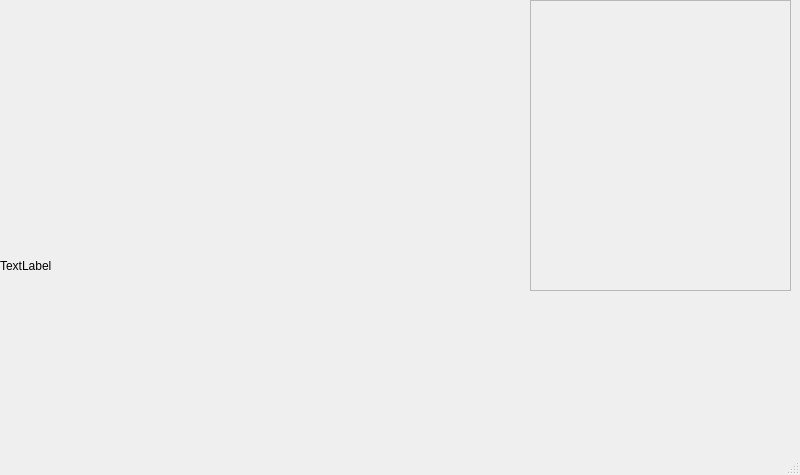
<?xml version="1.0" encoding="UTF-8"?>
<ui version="4.0">
 <class>imageviewer</class>
 <widget class="QMainWindow" name="imageviewer">
  <property name="geometry">
   <rect>
    <x>0</x>
    <y>0</y>
    <width>800</width>
    <height>475</height>
   </rect>
  </property>
  <property name="styleSheet">
   <string notr="true">/*
 * The MIT License (MIT)
 *
 * Copyright (c) &lt;2013-2014&gt; &lt;Colin Duquesnoy&gt;
 *
 * Permission is hereby granted, free of charge, to any person obtaining a copy
 * of this software and associated documentation files (the &quot;Software&quot;), to deal
 * in the Software without restriction, including without limitation the rights
 * to use, copy, modify, merge, publish, distribute, sublicense, and/or sell
 * copies of the Software, and to permit persons to whom the Software is
 * furnished to do so, subject to the following conditions:

 * The above copyright notice and this permission notice shall be included in
 * all copies or substantial portions of the Software.

 * THE SOFTWARE IS PROVIDED &quot;AS IS&quot;, WITHOUT WARRANTY OF ANY KIND, EXPRESS OR
 * IMPLIED, INCLUDING BUT NOT LIMITED TO THE WARRANTIES OF MERCHANTABILITY,
 * FITNESS FOR A PARTICULAR PURPOSE AND NONINFRINGEMENT. IN NO EVENT SHALL THE
 * AUTHORS OR COPYRIGHT HOLDERS BE LIABLE FOR ANY CLAIM, DAMAGES OR OTHER
 * LIABILITY, WHETHER IN AN ACTION OF CONTRACT, TORT OR OTHERWISE, ARISING FROM,
 * OUT OF OR IN CONNECTION WITH THE SOFTWARE OR THE USE OR OTHER DEALINGS IN
 * THE SOFTWARE.
 */
QToolTip
{
    border: 1px solid #76797C;
    background-color: rgb(90, 102, 117);;
    color: white;
    padding: 5px;
    opacity: 200;
}

QWidget
{
    color: #eff0f1;
    background-color: #31363b;
    selection-background-color:#3daee9;
    selection-color: #eff0f1;
    background-clip: border;
    border-image: none;
    border: 0px transparent black;
    outline: 0;
}

QWidget:item:hover
{
    background-color: #18465d;
    color: #eff0f1;
}

QWidget:item:selected
{
    background-color: #18465d;
}

QCheckBox
{
    spacing: 5px;
    outline: none;
    color: #eff0f1;
    margin-bottom: 2px;
}

QCheckBox:disabled
{
    color: #76797C;
}

QCheckBox::indicator,
QGroupBox::indicator
{
    width: 18px;
    height: 18px;
}
QGroupBox::indicator
{
    margin-left: 2px;
}

QCheckBox::indicator:unchecked
{
    image: url(:/qss_icons/rc/checkbox_unchecked.png);
}

QCheckBox::indicator:unchecked:hover,
QCheckBox::indicator:unchecked:focus,
QCheckBox::indicator:unchecked:pressed,
QGroupBox::indicator:unchecked:hover,
QGroupBox::indicator:unchecked:focus,
QGroupBox::indicator:unchecked:pressed
{
  border: none;
    image: url(:/qss_icons/rc/checkbox_unchecked_focus.png);
}

QCheckBox::indicator:checked
{
    image: url(:/qss_icons/rc/checkbox_checked.png);
}

QCheckBox::indicator:checked:hover,
QCheckBox::indicator:checked:focus,
QCheckBox::indicator:checked:pressed,
QGroupBox::indicator:checked:hover,
QGroupBox::indicator:checked:focus,
QGroupBox::indicator:checked:pressed
{
  border: none;
    image: url(:/qss_icons/rc/checkbox_checked_focus.png);
}


QCheckBox::indicator:indeterminate
{
    image: url(:/qss_icons/rc/checkbox_indeterminate.png);
}

QCheckBox::indicator:indeterminate:focus,
QCheckBox::indicator:indeterminate:hover,
QCheckBox::indicator:indeterminate:pressed
{
    image: url(:/qss_icons/rc/checkbox_indeterminate_focus.png);
}

QCheckBox::indicator:checked:disabled,
QGroupBox::indicator:checked:disabled
{
    image: url(:/qss_icons/rc/checkbox_checked_disabled.png);
}

QCheckBox::indicator:unchecked:disabled,
QGroupBox::indicator:unchecked:disabled
{
    image: url(:/qss_icons/rc/checkbox_unchecked_disabled.png);
}

QRadioButton
{
    spacing: 5px;
    outline: none;
    color: #eff0f1;
    margin-bottom: 2px;
}

QRadioButton:disabled
{
    color: #76797C;
}
QRadioButton::indicator
{
    width: 21px;
    height: 21px;
}

QRadioButton::indicator:unchecked
{
    image: url(:/qss_icons/rc/radio_unchecked.png);
}


QRadioButton::indicator:unchecked:hover,
QRadioButton::indicator:unchecked:focus,
QRadioButton::indicator:unchecked:pressed
{
    border: none;
    outline: none;
    image: url(:/qss_icons/rc/radio_unchecked_focus.png);
}

QRadioButton::indicator:checked
{
    border: none;
    outline: none;
    image: url(:/qss_icons/rc/radio_checked.png);
}

QRadioButton::indicator:checked:hover,
QRadioButton::indicator:checked:focus,
QRadioButton::indicator:checked:pressed
{
    border: none;
    outline: none;
    image: url(:/qss_icons/rc/radio_checked_focus.png);
}

QRadioButton::indicator:checked:disabled
{
    outline: none;
    image: url(:/qss_icons/rc/radio_checked_disabled.png);
}

QRadioButton::indicator:unchecked:disabled
{
    image: url(:/qss_icons/rc/radio_unchecked_disabled.png);
}


QMenuBar
{
    background-color: #31363b;
    color: #eff0f1;
}

QMenuBar::item
{
    background: transparent;
}

QMenuBar::item:selected
{
    background: transparent;
    border: 1px solid #76797C;
}

QMenuBar::item:pressed
{
    border: 1px solid #76797C;
    background-color: #3daee9;
    color: #eff0f1;
    margin-bottom:-1px;
    padding-bottom:1px;
}

QMenu
{
    border: 1px solid #76797C;
    color: #eff0f1;
    margin: 2px;
}

QMenu::icon
{
    margin: 5px;
}

QMenu::item
{
    padding: 5px 30px 5px 30px;
    border: 1px solid transparent; /* reserve space for selection border */
}

QMenu::item:selected
{
    color: #eff0f1;
}

QMenu::separator {
    height: 2px;
    background: lightblue;
    margin-left: 10px;
    margin-right: 5px;
}

QMenu::indicator {
    width: 18px;
    height: 18px;
}

/* non-exclusive indicator = check box style indicator
   (see QActionGroup::setExclusive) */
QMenu::indicator:non-exclusive:unchecked {
    image: url(:/qss_icons/rc/checkbox_unchecked.png);
}

QMenu::indicator:non-exclusive:unchecked:selected {
    image: url(:/qss_icons/rc/checkbox_unchecked_disabled.png);
}

QMenu::indicator:non-exclusive:checked {
    image: url(:/qss_icons/rc/checkbox_checked.png);
}

QMenu::indicator:non-exclusive:checked:selected {
    image: url(:/qss_icons/rc/checkbox_checked_disabled.png);
}

/* exclusive indicator = radio button style indicator (see QActionGroup::setExclusive) */
QMenu::indicator:exclusive:unchecked {
    image: url(:/qss_icons/rc/radio_unchecked.png);
}

QMenu::indicator:exclusive:unchecked:selected {
    image: url(:/qss_icons/rc/radio_unchecked_disabled.png);
}

QMenu::indicator:exclusive:checked {
    image: url(:/qss_icons/rc/radio_checked.png);
}

QMenu::indicator:exclusive:checked:selected {
    image: url(:/qss_icons/rc/radio_checked_disabled.png);
}

QMenu::right-arrow {
    margin: 5px;
    image: url(:/qss_icons/rc/right_arrow.png)
}


QWidget:disabled
{
    color: #454545;
    background-color: #31363b;
}

QAbstractItemView
{
    alternate-background-color: #31363b;
    color: #eff0f1;
    border: 1px solid 3A3939;
    border-radius: 2px;
}

QWidget:focus, QMenuBar:focus
{
    border: 1px solid #3daee9;
}

QTabWidget:focus, QCheckBox:focus, QRadioButton:focus, QSlider:focus
{
    border: none;
}

QLineEdit
{
    background-color: #232629;
    padding: 5px;
    border-style: solid;
    border: 1px solid #76797C;
    border-radius: 2px;
    color: #eff0f1;
}

QAbstractItemView QLineEdit
{
    padding: 0;
}

QGroupBox {
    border:1px solid #76797C;
    border-radius: 2px;
    margin-top: 20px;
}

QGroupBox::title {
    subcontrol-origin: margin;
    subcontrol-position: top center;
    padding-left: 10px;
    padding-right: 10px;
    padding-top: 10px;
}

QAbstractScrollArea
{
    border-radius: 2px;
    border: 1px solid #76797C;
    background-color: transparent;
}

QScrollBar:horizontal
{
    height: 15px;
    margin: 3px 15px 3px 15px;
    border: 1px transparent #2A2929;
    border-radius: 4px;
    background-color: #2A2929;
}

QScrollBar::handle:horizontal
{
    background-color: #605F5F;
    min-width: 5px;
    border-radius: 4px;
}

QScrollBar::add-line:horizontal
{
    margin: 0px 3px 0px 3px;
    border-image: url(:/qss_icons/rc/right_arrow_disabled.png);
    width: 10px;
    height: 10px;
    subcontrol-position: right;
    subcontrol-origin: margin;
}

QScrollBar::sub-line:horizontal
{
    margin: 0px 3px 0px 3px;
    border-image: url(:/qss_icons/rc/left_arrow_disabled.png);
    height: 10px;
    width: 10px;
    subcontrol-position: left;
    subcontrol-origin: margin;
}

QScrollBar::add-line:horizontal:hover,QScrollBar::add-line:horizontal:on
{
    border-image: url(:/qss_icons/rc/right_arrow.png);
    height: 10px;
    width: 10px;
    subcontrol-position: right;
    subcontrol-origin: margin;
}


QScrollBar::sub-line:horizontal:hover, QScrollBar::sub-line:horizontal:on
{
    border-image: url(:/qss_icons/rc/left_arrow.png);
    height: 10px;
    width: 10px;
    subcontrol-position: left;
    subcontrol-origin: margin;
}

QScrollBar::up-arrow:horizontal, QScrollBar::down-arrow:horizontal
{
    background: none;
}


QScrollBar::add-page:horizontal, QScrollBar::sub-page:horizontal
{
    background: none;
}

QScrollBar:vertical
{
    background-color: #2A2929;
    width: 15px;
    margin: 15px 3px 15px 3px;
    border: 1px transparent #2A2929;
    border-radius: 4px;
}

QScrollBar::handle:vertical
{
    background-color: #605F5F;
    min-height: 5px;
    border-radius: 4px;
}

QScrollBar::sub-line:vertical
{
    margin: 3px 0px 3px 0px;
    border-image: url(:/qss_icons/rc/up_arrow_disabled.png);
    height: 10px;
    width: 10px;
    subcontrol-position: top;
    subcontrol-origin: margin;
}

QScrollBar::add-line:vertical
{
    margin: 3px 0px 3px 0px;
    border-image: url(:/qss_icons/rc/down_arrow_disabled.png);
    height: 10px;
    width: 10px;
    subcontrol-position: bottom;
    subcontrol-origin: margin;
}

QScrollBar::sub-line:vertical:hover,QScrollBar::sub-line:vertical:on
{

    border-image: url(:/qss_icons/rc/up_arrow.png);
    height: 10px;
    width: 10px;
    subcontrol-position: top;
    subcontrol-origin: margin;
}


QScrollBar::add-line:vertical:hover, QScrollBar::add-line:vertical:on
{
    border-image: url(:/qss_icons/rc/down_arrow.png);
    height: 10px;
    width: 10px;
    subcontrol-position: bottom;
    subcontrol-origin: margin;
}

QScrollBar::up-arrow:vertical, QScrollBar::down-arrow:vertical
{
    background: none;
}


QScrollBar::add-page:vertical, QScrollBar::sub-page:vertical
{
    background: none;
}

QTextEdit
{
    background-color: #232629;
    color: #eff0f1;
    border: 1px solid #76797C;
}

QPlainTextEdit
{
    background-color: #232629;;
    color: #eff0f1;
    border-radius: 2px;
    border: 1px solid #76797C;
}

QHeaderView::section
{
    background-color: #76797C;
    color: #eff0f1;
    padding: 5px;
    border: 1px solid #76797C;
}

QSizeGrip {
    image: url(:/qss_icons/rc/sizegrip.png);
    width: 12px;
    height: 12px;
}


QMainWindow::separator
{
    background-color: #31363b;
    color: white;
    padding-left: 4px;
    spacing: 2px;
    border: 1px dashed #76797C;
}

QMainWindow::separator:hover
{

    background-color: #787876;
    color: white;
    padding-left: 4px;
    border: 1px solid #76797C;
    spacing: 2px;
}


QMenu::separator
{
    height: 1px;
    background-color: #76797C;
    color: white;
    padding-left: 4px;
    margin-left: 10px;
    margin-right: 5px;
}


QFrame
{
    border-radius: 2px;
    border: 1px solid #76797C;
}

QFrame[frameShape=&quot;0&quot;]
{
    border-radius: 2px;
    border: 1px transparent #76797C;
}

QStackedWidget
{
    border: 1px transparent black;
}

QToolBar {
    border: 1px transparent #393838;
    background: 1px solid #31363b;
    font-weight: bold;
}

QToolBar::handle:horizontal {
    image: url(:/qss_icons/rc/Hmovetoolbar.png);
}
QToolBar::handle:vertical {
    image: url(:/qss_icons/rc/Vmovetoolbar.png);
}
QToolBar::separator:horizontal {
    image: url(:/qss_icons/rc/Hsepartoolbar.png);
}
QToolBar::separator:vertical {
    image: url(:/qss_icons/rc/Vsepartoolbar.png);
}
QToolButton#qt_toolbar_ext_button {
    background: #58595a
}

QPushButton
{
    color: #eff0f1;
    background-color: #31363b;
    border-width: 1px;
    border-color: #76797C;
    border-style: solid;
    padding: 5px;
    border-radius: 2px;
    outline: none;
}

QPushButton:disabled
{
    background-color: #31363b;
    border-width: 1px;
    border-color: #454545;
    border-style: solid;
    padding-top: 5px;
    padding-bottom: 5px;
    padding-left: 10px;
    padding-right: 10px;
    border-radius: 2px;
    color: #454545;
}

QPushButton:focus {
    background-color: #3daee9;
    color: white;
}

QPushButton:pressed
{
    background-color: #3daee9;
    padding-top: -15px;
    padding-bottom: -17px;
}

QComboBox
{
    selection-background-color: #3daee9;
    border-style: solid;
    border: 1px solid #76797C;
    border-radius: 2px;
    padding: 5px;
    min-width: 75px;
}

QPushButton:checked{
    background-color: #76797C;
    border-color: #6A6969;
}

QComboBox:hover,QPushButton:hover,QAbstractSpinBox:hover,QLineEdit:hover,QTextEdit:hover,QPlainTextEdit:hover,QAbstractView:hover,QTreeView:hover
{
    border: 1px solid #3daee9;
    color: #eff0f1;
}

QComboBox:on
{
    padding-top: 3px;
    padding-left: 4px;
    selection-background-color: #4a4a4a;
}

QComboBox QAbstractItemView
{
    background-color: #232629;
    border-radius: 2px;
    border: 1px solid #76797C;
    selection-background-color: #18465d;
}

QComboBox::drop-down
{
    subcontrol-origin: padding;
    subcontrol-position: top right;
    width: 15px;

    border-left-width: 0px;
    border-left-color: darkgray;
    border-left-style: solid;
    border-top-right-radius: 3px;
    border-bottom-right-radius: 3px;
}

QComboBox::down-arrow
{
    image: url(:/qss_icons/rc/down_arrow_disabled.png);
}

QComboBox::down-arrow:on, QComboBox::down-arrow:hover,
QComboBox::down-arrow:focus
{
    image: url(:/qss_icons/rc/down_arrow.png);
}

QAbstractSpinBox {
    padding: 5px;
    border: 1px solid #76797C;
    background-color: #232629;
    color: #eff0f1;
    border-radius: 2px;
    min-width: 75px;
}

QAbstractSpinBox:up-button
{
    background-color: transparent;
    subcontrol-origin: border;
    subcontrol-position: center right;
}

QAbstractSpinBox:down-button
{
    background-color: transparent;
    subcontrol-origin: border;
    subcontrol-position: center left;
}

QAbstractSpinBox::up-arrow,QAbstractSpinBox::up-arrow:disabled,QAbstractSpinBox::up-arrow:off {
    image: url(:/qss_icons/rc/up_arrow_disabled.png);
    width: 10px;
    height: 10px;
}
QAbstractSpinBox::up-arrow:hover
{
    image: url(:/qss_icons/rc/up_arrow.png);
}


QAbstractSpinBox::down-arrow,QAbstractSpinBox::down-arrow:disabled,QAbstractSpinBox::down-arrow:off
{
    image: url(:/qss_icons/rc/down_arrow_disabled.png);
    width: 10px;
    height: 10px;
}
QAbstractSpinBox::down-arrow:hover
{
    image: url(:/qss_icons/rc/down_arrow.png);
}


QLabel
{
    border: 0px solid black;
}

QTabWidget{
    border: 0px transparent black;
}

QTabWidget::pane {
    border: 1px solid #76797C;
    padding: 5px;
    margin: 0px;
}

QTabWidget::tab-bar {
    left: 5px; /* move to the right by 5px */
}

QTabBar
{
    qproperty-drawBase: 0;
    border-radius: 3px;
}

QTabBar:focus
{
    border: 0px transparent black;
}

QTabBar::close-button  {
    image: url(:/qss_icons/rc/close.png);
    background: transparent;
}

QTabBar::close-button:hover
{
    image: url(:/qss_icons/rc/close-hover.png);
    background: transparent;
}

QTabBar::close-button:pressed {
    image: url(:/qss_icons/rc/close-pressed.png);
    background: transparent;
}

/* TOP TABS */
QTabBar::tab:top {
    color: #eff0f1;
    border: 1px solid #76797C;
    border-bottom: 1px transparent black;
    background-color: #31363b;
    padding: 5px;
    min-width: 50px;
    border-top-left-radius: 2px;
    border-top-right-radius: 2px;
}

QTabBar::tab:top:!selected
{
    color: #eff0f1;
    background-color: #54575B;
    border: 1px solid #76797C;
    border-bottom: 1px transparent black;
    border-top-left-radius: 2px;
    border-top-right-radius: 2px;    
}

QTabBar::tab:top:!selected:hover {
    background-color: #3daee9;
}

/* BOTTOM TABS */
QTabBar::tab:bottom {
    color: #eff0f1;
    border: 1px solid #76797C;
    border-top: 1px transparent black;
    background-color: #31363b;
    padding: 5px;
    border-bottom-left-radius: 2px;
    border-bottom-right-radius: 2px;
    min-width: 50px;
}

QTabBar::tab:bottom:!selected
{
    color: #eff0f1;
    background-color: #54575B;
    border: 1px solid #76797C;
    border-top: 1px transparent black;
    border-bottom-left-radius: 2px;
    border-bottom-right-radius: 2px;
}

QTabBar::tab:bottom:!selected:hover {
    background-color: #3daee9;
}

/* LEFT TABS */
QTabBar::tab:left {
    color: #eff0f1;
    border: 1px solid #76797C;
    border-left: 1px transparent black;
    background-color: #31363b;
    padding: 5px;
    border-top-right-radius: 2px;
    border-bottom-right-radius: 2px;
    min-height: 50px;
}

QTabBar::tab:left:!selected
{
    color: #eff0f1;
    background-color: #54575B;
    border: 1px solid #76797C;
    border-left: 1px transparent black;
    border-top-right-radius: 2px;
    border-bottom-right-radius: 2px;
}

QTabBar::tab:left:!selected:hover {
    background-color: #3daee9;
}


/* RIGHT TABS */
QTabBar::tab:right {
    color: #eff0f1;
    border: 1px solid #76797C;
    border-right: 1px transparent black;
    background-color: #31363b;
    padding: 5px;
    border-top-left-radius: 2px;
    border-bottom-left-radius: 2px;
    min-height: 50px;
}

QTabBar::tab:right:!selected
{
    color: #eff0f1;
    background-color: #54575B;
    border: 1px solid #76797C;
    border-right: 1px transparent black;
    border-top-left-radius: 2px;
    border-bottom-left-radius: 2px;
}

QTabBar::tab:right:!selected:hover {
    background-color: #3daee9;
}

QTabBar QToolButton::right-arrow:enabled {
     image: url(:/qss_icons/rc/right_arrow.png);
 }

 QTabBar QToolButton::left-arrow:enabled {
     image: url(:/qss_icons/rc/left_arrow.png);
 }

QTabBar QToolButton::right-arrow:disabled {
     image: url(:/qss_icons/rc/right_arrow_disabled.png);
 }

 QTabBar QToolButton::left-arrow:disabled {
     image: url(:/qss_icons/rc/left_arrow_disabled.png);
 }


QDockWidget {
    background: #31363b;
    border: 1px solid #403F3F;
    titlebar-close-icon: url(:/qss_icons/rc/close.png);
    titlebar-normal-icon: url(:/qss_icons/rc/undock.png);
}

QDockWidget::close-button, QDockWidget::float-button {
    border: 1px solid transparent;
    border-radius: 2px;
    background: transparent;
}

QDockWidget::close-button:hover, QDockWidget::float-button:hover {
    background: rgba(255, 255, 255, 10);
}

QDockWidget::close-button:pressed, QDockWidget::float-button:pressed {
    padding: 1px -1px -1px 1px;
    background: rgba(255, 255, 255, 10);
}

QTreeView, QListView
{
    border: 1px solid #76797C;
    background-color: #232629;
}

QTreeView:branch:selected, QTreeView:branch:hover
{
    background: url(:/qss_icons/rc/transparent.png);
}

QTreeView::branch:has-siblings:!adjoins-item {
    border-image: url(:/qss_icons/rc/transparent.png);
}

QTreeView::branch:has-siblings:adjoins-item {
    border-image: url(:/qss_icons/rc/transparent.png);
}

QTreeView::branch:!has-children:!has-siblings:adjoins-item {
    border-image: url(:/qss_icons/rc/transparent.png);
}

QTreeView::branch:has-children:!has-siblings:closed,
QTreeView::branch:closed:has-children:has-siblings {
    image: url(:/qss_icons/rc/branch_closed.png);
}

QTreeView::branch:open:has-children:!has-siblings,
QTreeView::branch:open:has-children:has-siblings  {
    image: url(:/qss_icons/rc/branch_open.png);
}

QTreeView::branch:has-children:!has-siblings:closed:hover,
QTreeView::branch:closed:has-children:has-siblings:hover {
    image: url(:/qss_icons/rc/branch_closed-on.png);
    }

QTreeView::branch:open:has-children:!has-siblings:hover,
QTreeView::branch:open:has-children:has-siblings:hover  {
    image: url(:/qss_icons/rc/branch_open-on.png);
    }

QListView::item:!selected:hover, QTreeView::item:!selected:hover  {
    background: #18465d;
    outline: 0;
    color: #eff0f1
}

QListView::item:selected:hover, QTreeView::item:selected:hover  {
    background: #287399;
    color: #eff0f1;
}

QSlider::groove:horizontal {
    border: 1px solid #565a5e;
    height: 4px;
    background: #565a5e;
    margin: 0px;
    border-radius: 2px;
}

QSlider::handle:horizontal {
    background: #232629;
    border: 1px solid #565a5e;
    width: 16px;
    height: 16px;
    margin: -8px 0;
    border-radius: 9px;
}

QSlider::groove:vertical {
    border: 1px solid #565a5e;
    width: 4px;
    background: #565a5e;
    margin: 0px;
    border-radius: 3px;
}

QSlider::handle:vertical {
    background: #232629;
    border: 1px solid #565a5e;
    width: 16px;
    height: 16px;
    margin: 0 -8px;
    border-radius: 9px;
}

QToolButton {
    background-color: transparent;
    border: 1px transparent #76797C;
    border-radius: 2px;
    margin: 3px;
    padding: 5px;
}

QToolButton[popupMode=&quot;1&quot;] { /* only for MenuButtonPopup */
 padding-right: 20px; /* make way for the popup button */
 border: 1px #76797C;
 border-radius: 5px;
}

QToolButton[popupMode=&quot;2&quot;] { /* only for InstantPopup */
 padding-right: 10px; /* make way for the popup button */
 border: 1px #76797C;
}


QToolButton:hover, QToolButton::menu-button:hover {
    background-color: transparent;
    border: 1px solid #3daee9;
    padding: 5px;
}

QToolButton:checked, QToolButton:pressed,
        QToolButton::menu-button:pressed {
    background-color: #3daee9;
    border: 1px solid #3daee9;
    padding: 5px;
}

/* the subcontrol below is used only in the InstantPopup or DelayedPopup mode */
QToolButton::menu-indicator {
    image: url(:/qss_icons/rc/down_arrow.png);
    top: -7px; left: -2px; /* shift it a bit */
}

/* the subcontrols below are used only in the MenuButtonPopup mode */
QToolButton::menu-button {
    border: 1px transparent #76797C;
    border-top-right-radius: 6px;
    border-bottom-right-radius: 6px;
    /* 16px width + 4px for border = 20px allocated above */
    width: 16px;
    outline: none;
}

QToolButton::menu-arrow {
    image: url(:/qss_icons/rc/down_arrow.png);
}

QToolButton::menu-arrow:open {
    border: 1px solid #76797C;
}

QPushButton::menu-indicator  {
    subcontrol-origin: padding;
    subcontrol-position: bottom right;
    left: 8px;
}

QTableView
{
    border: 1px solid #76797C;
    gridline-color: #31363b;
    background-color: #232629;
}


QTableView, QHeaderView
{
    border-radius: 0px;
}

QTableView::item:pressed, QListView::item:pressed, QTreeView::item:pressed  {
    background: #18465d;
    color: #eff0f1;
}

QTableView::item:selected:active, QTreeView::item:selected:active, QListView::item:selected:active  {
    background: #287399;
    color: #eff0f1;
}


QHeaderView
{
    background-color: #31363b;
    border: 1px transparent;
    border-radius: 0px;
    margin: 0px;
    padding: 0px;

}

QHeaderView::section  {
    background-color: #31363b;
    color: #eff0f1;
    padding: 5px;
    border: 1px solid #76797C;
    border-radius: 0px;
    text-align: center;
}

QHeaderView::section::vertical::first, QHeaderView::section::vertical::only-one
{
    border-top: 1px solid #76797C;
}

QHeaderView::section::vertical
{
    border-top: transparent;
}

QHeaderView::section::horizontal::first, QHeaderView::section::horizontal::only-one
{
    border-left: 1px solid #76797C;
}

QHeaderView::section::horizontal
{
    border-left: transparent;
}


QHeaderView::section:checked
 {
    color: white;
    background-color: #334e5e;
 }

 /* style the sort indicator */
QHeaderView::down-arrow {
    image: url(:/qss_icons/rc/down_arrow.png);
}

QHeaderView::up-arrow {
    image: url(:/qss_icons/rc/up_arrow.png);
}


QTableCornerButton::section {
    background-color: #31363b;
    border: 1px transparent #76797C;
    border-radius: 0px;
}

QToolBox  {
    padding: 5px;
    border: 1px transparent black;
}

QToolBox::tab {
    color: #eff0f1;
    background-color: #31363b;
    border: 1px solid #76797C;
    border-bottom: 1px transparent #31363b;
    border-top-left-radius: 5px;
    border-top-right-radius: 5px;
}

QToolBox::tab:selected { /* italicize selected tabs */
    font: italic;
    background-color: #31363b;
    border-color: #3daee9;
 }

QStatusBar::item {
    border: 0px transparent dark;
 }


QFrame[height=&quot;3&quot;], QFrame[width=&quot;3&quot;] {
    background-color: #76797C;
}


QSplitter::handle {
    border: 1px dashed #76797C;
}

QSplitter::handle:hover {
    background-color: #787876;
    border: 1px solid #76797C;
}

QSplitter::handle:horizontal {
    width: 1px;
}

QSplitter::handle:vertical {
    height: 1px;
}

QProgressBar {
    border: 1px solid #76797C;
    border-radius: 5px;
    text-align: center;
}

QProgressBar::chunk {
    background-color: #05B8CC;
}

QDateEdit
{
    selection-background-color: #3daee9;
    border-style: solid;
    border: 1px solid #3375A3;
    border-radius: 2px;
    padding: 1px;
    min-width: 75px;
}

QDateEdit:on
{
    padding-top: 3px;
    padding-left: 4px;
    selection-background-color: #4a4a4a;
}

QDateEdit QAbstractItemView
{
    background-color: #232629;
    border-radius: 2px;
    border: 1px solid #3375A3;
    selection-background-color: #3daee9;
}

QDateEdit::drop-down
{
    subcontrol-origin: padding;
    subcontrol-position: top right;
    width: 15px;
    border-left-width: 0px;
    border-left-color: darkgray;
    border-left-style: solid;
    border-top-right-radius: 3px;
    border-bottom-right-radius: 3px;
}

QDateEdit::down-arrow
{
    image: url(:/qss_icons/rc/down_arrow_disabled.png);
}

QDateEdit::down-arrow:on, QDateEdit::down-arrow:hover,
QDateEdit::down-arrow:focus
{
    image: url(:/qss_icons/rc/down_arrow.png);
}</string>
  </property>
  <widget class="QWidget" name="centralwidget">
   <widget class="QLabel" name="image">
    <property name="geometry">
     <rect>
      <x>0</x>
      <y>0</y>
      <width>521</width>
      <height>531</height>
     </rect>
    </property>
    <property name="text">
     <string>TextLabel</string>
    </property>
   </widget>
   <widget class="QTableView" name="countList">
    <property name="enabled">
     <bool>false</bool>
    </property>
    <property name="geometry">
     <rect>
      <x>530</x>
      <y>0</y>
      <width>261</width>
      <height>291</height>
     </rect>
    </property>
   </widget>
  </widget>
  <widget class="QMenuBar" name="menubar">
   <property name="geometry">
    <rect>
     <x>0</x>
     <y>0</y>
     <width>800</width>
     <height>19</height>
    </rect>
   </property>
  </widget>
  <widget class="QStatusBar" name="statusbar"/>
 </widget>
 <resources/>
 <connections/>
</ui>
